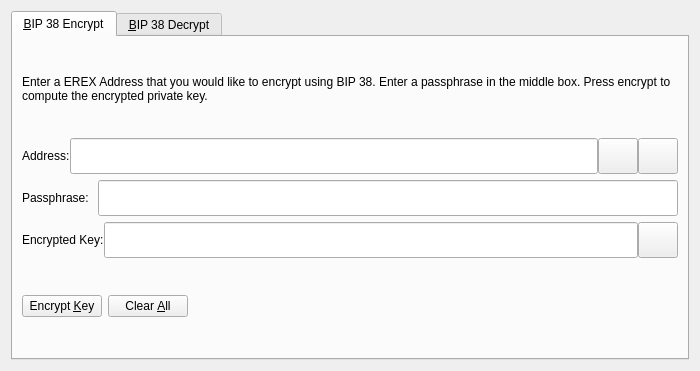
<?xml version="1.0" encoding="UTF-8"?>
<ui version="4.0">
 <class>Bip38ToolDialog</class>
 <widget class="QDialog" name="Bip38ToolDialog">
  <property name="geometry">
   <rect>
    <x>0</x>
    <y>0</y>
    <width>700</width>
    <height>371</height>
   </rect>
  </property>
  <property name="windowTitle">
   <string>BIP 38 Tool</string>
  </property>
  <property name="modal">
   <bool>true</bool>
  </property>
  <layout class="QVBoxLayout" name="verticalLayout">
   <item>
    <widget class="QTabWidget" name="tabWidget">
     <property name="currentIndex">
      <number>0</number>
     </property>
     <widget class="QWidget" name="tabBip38Encrypt">
      <attribute name="title">
       <string>&amp;BIP 38 Encrypt</string>
      </attribute>
      <layout class="QVBoxLayout" name="verticalLayout_SM">
       <item>
        <widget class="QLabel" name="infoLabel_ENC">
         <property name="text">
          <string>Enter a EREX Address that you would like to encrypt using BIP 38. Enter a passphrase in the middle box. Press encrypt to compute the encrypted private key.</string>
         </property>
         <property name="textFormat">
          <enum>Qt::PlainText</enum>
         </property>
         <property name="wordWrap">
          <bool>true</bool>
         </property>
        </widget>
       </item>
       <item>
        <layout class="QHBoxLayout" name="horizontalLayout_1_ENC">
         <property name="spacing">
          <number>0</number>
         </property>
         <item>
          <widget class="QLabel" name="label_5">
           <property name="text">
            <string>Address:</string>
           </property>
          </widget>
         </item>
         <item>
          <widget class="QValidatedLineEdit" name="addressIn_ENC">
           <property name="minimumSize">
            <size>
             <width>0</width>
             <height>36</height>
            </size>
           </property>
           <property name="maximumSize">
            <size>
             <width>16777215</width>
             <height>36</height>
            </size>
           </property>
           <property name="toolTip">
            <string>The EREX address to sign the message with</string>
           </property>
          </widget>
         </item>
         <item>
          <widget class="QPushButton" name="addressBookButton_ENC">
           <property name="minimumSize">
            <size>
             <width>36</width>
             <height>36</height>
            </size>
           </property>
           <property name="toolTip">
            <string>Choose previously used address</string>
           </property>
           <property name="text">
            <string/>
           </property>
           <property name="icon">
            <iconset>
             <normaloff>:/icons/address-book</normaloff>:/icons/address-book</iconset>
           </property>
           <property name="iconSize">
            <size>
             <width>36</width>
             <height>36</height>
            </size>
           </property>
           <property name="shortcut">
            <string>Alt+A</string>
           </property>
           <property name="autoDefault">
            <bool>false</bool>
           </property>
          </widget>
         </item>
         <item>
          <widget class="QPushButton" name="pasteButton_ENC">
           <property name="minimumSize">
            <size>
             <width>36</width>
             <height>36</height>
            </size>
           </property>
           <property name="toolTip">
            <string>Paste address from clipboard</string>
           </property>
           <property name="text">
            <string/>
           </property>
           <property name="icon">
            <iconset>
             <normaloff>:/icons/editpaste</normaloff>:/icons/editpaste</iconset>
           </property>
           <property name="iconSize">
            <size>
             <width>36</width>
             <height>36</height>
            </size>
           </property>
           <property name="shortcut">
            <string>Alt+P</string>
           </property>
           <property name="autoDefault">
            <bool>false</bool>
           </property>
          </widget>
         </item>
        </layout>
       </item>
       <item>
        <layout class="QHBoxLayout" name="horizontalLayout_5">
         <item>
          <widget class="QLabel" name="label_6">
           <property name="text">
            <string>Passphrase: </string>
           </property>
          </widget>
         </item>
         <item>
          <widget class="QLineEdit" name="passphraseIn_ENC">
           <property name="minimumSize">
            <size>
             <width>0</width>
             <height>36</height>
            </size>
           </property>
           <property name="maximumSize">
            <size>
             <width>16777215</width>
             <height>36</height>
            </size>
           </property>
           <property name="echoMode">
            <enum>QLineEdit::Password</enum>
           </property>
          </widget>
         </item>
        </layout>
       </item>
       <item>
        <layout class="QHBoxLayout" name="horizontalLayout_2_ENC">
         <property name="spacing">
          <number>0</number>
         </property>
         <item>
          <widget class="QLabel" name="encryptedKeyLabel_ENC">
           <property name="text">
            <string>Encrypted Key:</string>
           </property>
           <property name="textFormat">
            <enum>Qt::PlainText</enum>
           </property>
          </widget>
         </item>
         <item>
          <widget class="QLineEdit" name="encryptedKeyOut_ENC">
           <property name="minimumSize">
            <size>
             <width>0</width>
             <height>36</height>
            </size>
           </property>
           <property name="maximumSize">
            <size>
             <width>16777215</width>
             <height>36</height>
            </size>
           </property>
           <property name="font">
            <font>
             <italic>true</italic>
            </font>
           </property>
           <property name="readOnly">
            <bool>true</bool>
           </property>
          </widget>
         </item>
         <item>
          <widget class="QPushButton" name="copyKeyButton_ENC">
           <property name="minimumSize">
            <size>
             <width>36</width>
             <height>36</height>
            </size>
           </property>
           <property name="maximumSize">
            <size>
             <width>16777215</width>
             <height>16777215</height>
            </size>
           </property>
           <property name="toolTip">
            <string>Copy the current signature to the system clipboard</string>
           </property>
           <property name="text">
            <string/>
           </property>
           <property name="icon">
            <iconset resource="../erex.qrc">
             <normaloff>:/icons/editcopy</normaloff>:/icons/editcopy</iconset>
           </property>
           <property name="iconSize">
            <size>
             <width>36</width>
             <height>36</height>
            </size>
           </property>
           <property name="autoDefault">
            <bool>false</bool>
           </property>
          </widget>
         </item>
        </layout>
       </item>
       <item>
        <layout class="QHBoxLayout" name="horizontalLayout_3_ENC">
         <item>
          <widget class="QPushButton" name="encryptKeyButton_ENC">
           <property name="toolTip">
            <string>Sign the message to prove you own this EREX address</string>
           </property>
           <property name="text">
            <string>Encrypt &amp;Key</string>
           </property>
           <property name="autoDefault">
            <bool>false</bool>
           </property>
          </widget>
         </item>
         <item>
          <widget class="QPushButton" name="clearButton_ENC">
           <property name="toolTip">
            <string>Reset all sign message fields</string>
           </property>
           <property name="text">
            <string>Clear &amp;All</string>
           </property>
           <property name="autoDefault">
            <bool>false</bool>
           </property>
          </widget>
         </item>
         <item>
          <spacer name="horizontalSpacer_1_ENC">
           <property name="orientation">
            <enum>Qt::Horizontal</enum>
           </property>
           <property name="sizeHint" stdset="0">
            <size>
             <width>40</width>
             <height>48</height>
            </size>
           </property>
          </spacer>
         </item>
         <item>
          <widget class="QLabel" name="statusLabel_ENC">
           <property name="font">
            <font>
             <weight>75</weight>
             <bold>true</bold>
            </font>
           </property>
           <property name="text">
            <string/>
           </property>
           <property name="wordWrap">
            <bool>true</bool>
           </property>
          </widget>
         </item>
         <item>
          <spacer name="horizontalSpacer_2_ENC">
           <property name="orientation">
            <enum>Qt::Horizontal</enum>
           </property>
           <property name="sizeHint" stdset="0">
            <size>
             <width>40</width>
             <height>48</height>
            </size>
           </property>
          </spacer>
         </item>
        </layout>
       </item>
      </layout>
     </widget>
     <widget class="QWidget" name="tabBip38Decrypt">
      <attribute name="title">
       <string>&amp;BIP 38 Decrypt</string>
      </attribute>
      <layout class="QVBoxLayout" name="verticalLayout_VM">
       <item>
        <widget class="QLabel" name="infoLabel_DEC">
         <property name="text">
          <string>Enter the BIP 38 encrypted private key. Enter the passphrase in the middle box. Click Decrypt Key to compute the private key. After the key is decrypted, clicking 'Import Address' will add this private key to the wallet.</string>
         </property>
         <property name="textFormat">
          <enum>Qt::PlainText</enum>
         </property>
         <property name="alignment">
          <set>Qt::AlignLeading|Qt::AlignLeft|Qt::AlignTop</set>
         </property>
         <property name="wordWrap">
          <bool>true</bool>
         </property>
        </widget>
       </item>
       <item>
        <layout class="QHBoxLayout" name="horizontalLayout_3">
         <item>
          <widget class="QLabel" name="label_2">
           <property name="text">
            <string>Encrypted Key:</string>
           </property>
          </widget>
         </item>
         <item>
          <widget class="QValidatedLineEdit" name="encryptedKeyIn_DEC">
           <property name="minimumSize">
            <size>
             <width>36</width>
             <height>36</height>
            </size>
           </property>
           <property name="toolTip">
            <string>The EREX address the message was signed with</string>
           </property>
          </widget>
         </item>
        </layout>
       </item>
       <item>
        <layout class="QHBoxLayout" name="horizontalLayout">
         <item>
          <widget class="QLabel" name="label">
           <property name="text">
            <string>Passphrase: </string>
           </property>
          </widget>
         </item>
         <item>
          <widget class="QLineEdit" name="passphraseIn_DEC">
           <property name="minimumSize">
            <size>
             <width>36</width>
             <height>36</height>
            </size>
           </property>
           <property name="echoMode">
            <enum>QLineEdit::Password</enum>
           </property>
          </widget>
         </item>
        </layout>
       </item>
       <item>
        <layout class="QHBoxLayout" name="horizontalLayout_2_DEC">
         <item>
          <widget class="QPushButton" name="decryptKeyButton_DEC">
           <property name="toolTip">
            <string>Verify the message to ensure it was signed with the specified EREX address</string>
           </property>
           <property name="text">
            <string>Decrypt &amp;Key</string>
           </property>
           <property name="autoDefault">
            <bool>false</bool>
           </property>
          </widget>
         </item>
         <item>
          <widget class="QPushButton" name="clearButton_DEC">
           <property name="toolTip">
            <string>Reset all verify message fields</string>
           </property>
           <property name="text">
            <string>Clear &amp;All</string>
           </property>
           <property name="autoDefault">
            <bool>false</bool>
           </property>
          </widget>
         </item>
         <item>
          <spacer name="horizontalSpacer_1_DEC">
           <property name="orientation">
            <enum>Qt::Horizontal</enum>
           </property>
           <property name="sizeHint" stdset="0">
            <size>
             <width>40</width>
             <height>48</height>
            </size>
           </property>
          </spacer>
         </item>
         <item>
          <widget class="QLabel" name="statusLabel_DEC">
           <property name="font">
            <font>
             <weight>75</weight>
             <bold>true</bold>
            </font>
           </property>
           <property name="text">
            <string/>
           </property>
           <property name="wordWrap">
            <bool>true</bool>
           </property>
          </widget>
         </item>
         <item>
          <spacer name="horizontalSpacer_2_DEC">
           <property name="orientation">
            <enum>Qt::Horizontal</enum>
           </property>
           <property name="sizeHint" stdset="0">
            <size>
             <width>40</width>
             <height>48</height>
            </size>
           </property>
          </spacer>
         </item>
        </layout>
       </item>
       <item>
        <layout class="QHBoxLayout" name="horizontalLayout_2">
         <item>
          <widget class="QLabel" name="label_3">
           <property name="text">
            <string>Decrypted Key:</string>
           </property>
          </widget>
         </item>
         <item>
          <widget class="QValidatedLineEdit" name="decryptedKeyOut_DEC">
           <property name="minimumSize">
            <size>
             <width>36</width>
             <height>36</height>
            </size>
           </property>
          </widget>
         </item>
        </layout>
       </item>
       <item>
        <layout class="QHBoxLayout" name="horizontalLayout_4">
         <item>
          <widget class="QPushButton" name="importAddressButton_DEC">
           <property name="text">
            <string>Import Address</string>
           </property>
          </widget>
         </item>
         <item>
          <widget class="QLabel" name="label_4">
           <property name="text">
            <string>Address:</string>
           </property>
          </widget>
         </item>
         <item>
          <widget class="QLineEdit" name="addressOut_DEC">
           <property name="minimumSize">
            <size>
             <width>36</width>
             <height>36</height>
            </size>
           </property>
          </widget>
         </item>
        </layout>
       </item>
      </layout>
     </widget>
    </widget>
   </item>
  </layout>
 </widget>
 <customwidgets>
  <customwidget>
   <class>QValidatedLineEdit</class>
   <extends>QLineEdit</extends>
   <header>qvalidatedlineedit.h</header>
  </customwidget>
 </customwidgets>
 <resources>
  <include location="../erex.qrc"/>
 </resources>
 <connections/>
</ui>
